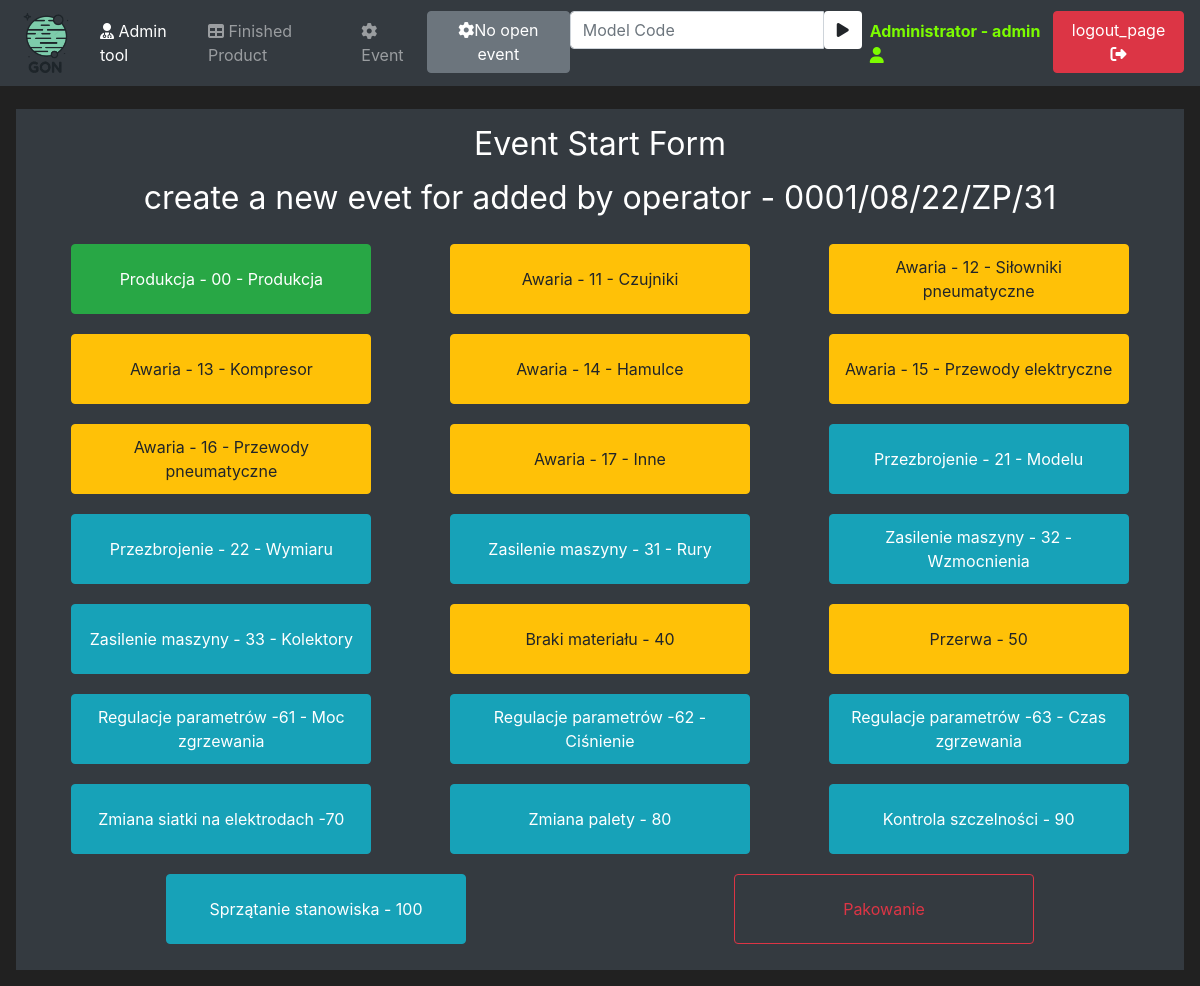
/eventStartStop (signed in), run on an earlier commit of the app's database.
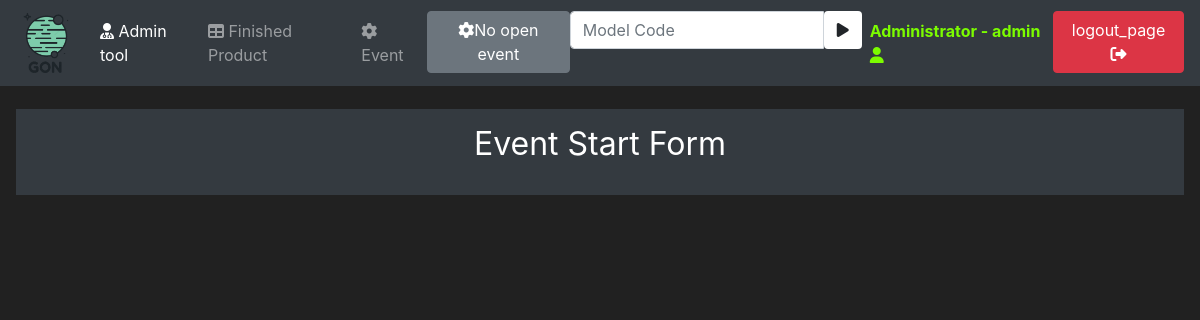
And on a later commit of the database.
### mainApp/models/product.py (models this page shows, shortened)
class Product(db.Model):
    id = db.Column(db.Integer, primary_key=True)
    modelCode = db.Column(db.String(20), unique=True)
    modelName = db.Column(db.String(20))
    orderStatus = db.Column(db.String(20))
    startDate = db.Column(db.Integer)
    executionDate = db.Column(db.Integer)

### mainApp/models/status.py (models this page shows, shortened)
class Status(db.Model):
    id = db.Column(db.Integer, primary_key=True)
    statusCode = db.Column(db.Integer)
    statusName = db.Column(db.String(20), unique=True)
    production = db.Column(db.String(20))
    displayOrder = db.Column(db.Integer)

### mainApp/events/events.py (the view, shortened to what this page needs)
@ app.route('/eventStartStop', methods=('GET', 'POST'))
@ login_required
def event_start_stop_page():
    eventStartForm = EventStartForm()
    eventCloseForm = EventCloseForm()
    now = datetime.today()
    now = now.timestamp()
    now = int(now)
    print(now)
    openProductList = Product.query.filter(or_(Product.orderStatus == "Open", and_(
        Product.orderStatus == "Auto", Product.startDate <= now, Product.executionDate >= now)))
    statusList = Status.query.filter(Status.displayOrder != 0).order_by(Status.displayOrder.asc())
    openEventList = Event.query.filter(Event.endDate == None)
    openEvents = openEventsCounter()
    return render_template('eventStartForm.html', openProductList=openProductList, statusList=statusList, openEventList=openEventList, eventStartForm=eventStartForm, eventCloseForm=eventCloseForm, openEvents=openEvents)

### mainApp/events/forms.py
class EventStartForm(FlaskForm):
    submit = SubmitField(label="Start Event")

class EventCloseForm(FlaskForm):
    okCounter = IntegerField(label="Ok Counter:", validators=[DataRequired()])
    nokCounter = IntegerField(label="Nok Counter:",
                              validators=[DataRequired()])
    submit = SubmitField(label="Close Event")

### mainApp/events/events.py (called while the page is built)
def openEventsCounter():
    openEventCounter = 0
    activEventsList = Event.query.filter(Event.endDate == None)
    for activEventList in activEventsList:
        openEventCounter += 1
    return openEventCounter

### mainApp/models/user.py (called while the page is built)
@login_manager.user_loader
def load_user(user_id):
    return User.query.get(int(user_id))

### mainApp/templates/eventStartForm.html (shortened to what this page needs)
{% extends 'base.html' %}
{% block content %}
{% set activeTask = namespace(activeTask=false) %}
{% set activeTask = namespace(activeStatus=false) %}
<div class="text-center">
    <div class="container">
        <h1 class="h2 mb-3 font-weight-normal">
            {{ _('Event Start Form')}}
        </h1>
        {% for openProduct in openProductList %}
        <h3 class="h2 mb-3 font-weight-normal">
            {{ _('create a new evet for')}} {{openProduct.modelName}} - {{ openProduct.modelCode}}
        </h3>
        <div class="row">
            {% for status in statusList %}
            {% for openEvent in openEventList %}
            {% if openEvent.idProd == openProduct.id and openEvent.idStatus == status.id%}
            {% set activeTask.activeTask = True %}
            {% endif %}
            {% endfor %}
            {% endfor %}
            {% for status in statusList %}
            {% if status.production == "Prod" and not activeTask.activeTask %}
            <div class="col text-center">
                <button class="btn btn-outline btn-success buttonFull" data-toggle="modal"
                    data-target="#Modal-Start-{{openProduct.id}}-{{status.id}}-{{current_user.id}}">{{
                    status.statusName }}</button>
            </div>
            {% endif %}
            {% if status.production == "Error" and not activeTask.activeTask %}
            <div class="col text-center">
                <button class="btn btn-outline btn-warning buttonFull" data-toggle="modal"
                    data-target="#Modal-Start-{{openProduct.id}}-{{status.id}}-{{current_user.id}}">{{
                    status.statusName }}</button>
            </div>
            {% endif %}
            {% if status.production == "TPZ" and not activeTask.activeTask %}
            <div class="col text-center">
                <button class="btn btn-outline btn-info buttonFull" data-toggle="modal"
                    data-target="#Modal-Start-{{openProduct.id}}-{{status.id}}-{{current_user.id}}">{{
                    status.statusName }}</button>
            </div>
            {% endif %}
            {% if status.production == "Finish" and not activeTask.activeTask %}
            <div class="col text-center">
                <button class="btn btn-outline btn-outline-danger buttonFull" data-toggle="modal"
                    data-target="#Modal-Start-{{openProduct.id}}-{{status.id}}-{{current_user.id}}">{{
                    status.statusName }}</button>
            </div>
            {% endif %}
            {% set activeTask.activeStatus = False %}
            {% endfor %}
        </div>
        {% set activeTask.activeTask = False %}
        {% endfor %}
    </div>
</div>
{% endblock %}

What changed in the data, as far as the page shows it:
removed Product: modelName "added by operator", modelCode "0001/08/22/ZP/31"
no longer on this page (row edited): Status: statusName "Produkcja - 00 - Produkcja"
no longer on this page (row edited): Status: statusName "Awaria - 11 - Czujniki"
no longer on this page (row edited): Status: statusName "Awaria - 12 - Siłowniki pneumatyczne"
no longer on this page (row edited): Status: statusName "Awaria - 13 - Kompresor"
no longer on this page (row edited): Status: statusName "Awaria - 14 - Hamulce"
no longer on this page (row edited): Status: statusName "Awaria - 15 - Przewody elektryczne"
no longer on this page (row edited): Status: statusName "Awaria - 16 - Przewody pneumatyczne"
no longer on this page (row edited): Status: statusName "Awaria - 17 - Inne"
no longer on this page (row edited): Status: statusName "Przezbrojenie - 21 - Modelu"
no longer on this page (row edited): Status: statusName "Przezbrojenie - 22 - Wymiaru"
no longer on this page (row edited): Status: statusName "Zasilenie maszyny - 31 - Rury"
no longer on this page (row edited): Status: statusName "Zasilenie maszyny - 32 - Wzmocnienia"
no longer on this page (row edited): Status: statusName "Zasilenie maszyny - 33 - Kolektory"
no longer on this page (row edited): Status: statusName "Braki materiału - 40"
no longer on this page (row edited): Status: statusName "Przerwa - 50"
no longer on this page (row edited): Status: statusName "Regulacje parametrów -61 - Moc zgrzewania"
no longer on this page (row edited): Status: statusName "Regulacje parametrów -62 - Ciśnienie"
no longer on this page (row edited): Status: statusName "Regulacje parametrów -63 - Czas zgrzewania"
no longer on this page (row edited): Status: statusName "Zmiana siatki na elektrodach -70"
no longer on this page (row edited): Status: statusName "Zmiana palety - 80"
no longer on this page (row edited): Status: statusName "Kontrola szczelności - 90"
no longer on this page (row edited): Status: statusName "Sprzątanie stanowiska - 100"
no longer on this page (row edited): Status: statusName "Pakowanie"
